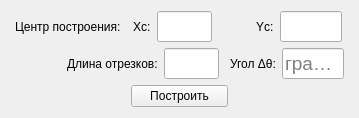
     <widget class="QWidget" name="visualCharacteristicsTab">
      <attribute name="title">
       <string>Визуальные характеристики</string>
      </attribute>
      <layout class="QVBoxLayout" name="verticalLayout_6">
       <item>
        <layout class="QHBoxLayout" name="horizontalLayout_14">
         <item>
          <spacer name="horizontalSpacer_20">
           <property name="orientation">
            <enum>Qt::Horizontal</enum>
           </property>
           <property name="sizeType">
            <enum>QSizePolicy::Fixed</enum>
           </property>
           <property name="sizeHint" stdset="0">
            <size>
             <width>4</width>
             <height>20</height>
            </size>
           </property>
          </spacer>
         </item>
         <item>
          <widget class="QLabel" name="label_7">
           <property name="sizePolicy">
            <sizepolicy hsizetype="Fixed" vsizetype="Preferred">
             <horstretch>0</horstretch>
             <verstretch>0</verstretch>
            </sizepolicy>
           </property>
           <property name="text">
            <string>Центр построения:</string>
           </property>
          </widget>
         </item>
         <item>
          <spacer name="horizontalSpacer_21">
           <property name="orientation">
            <enum>Qt::Horizontal</enum>
           </property>
           <property name="sizeType">
            <enum>QSizePolicy::Fixed</enum>
           </property>
           <property name="sizeHint" stdset="0">
            <size>
             <width>6</width>
             <height>20</height>
            </size>
           </property>
          </spacer>
         </item>
         <item>
          <layout class="QHBoxLayout" name="horizontalLayout_15">
           <item>
            <widget class="QLabel" name="label_8">
             <property name="sizePolicy">
              <sizepolicy hsizetype="Fixed" vsizetype="Preferred">
               <horstretch>0</horstretch>
               <verstretch>0</verstretch>
              </sizepolicy>
             </property>
             <property name="maximumSize">
              <size>
               <width>18</width>
               <height>16777215</height>
              </size>
             </property>
             <property name="text">
              <string>Xc:</string>
             </property>
            </widget>
           </item>
           <item>
            <widget class="QLineEdit" name="lineEdit_Xc">
             <property name="minimumSize">
              <size>
               <width>55</width>
               <height>0</height>
              </size>
             </property>
             <property name="maximumSize">
              <size>
               <width>55</width>
               <height>16777215</height>
              </size>
             </property>
             <property name="font">
              <font>
               <pointsize>14</pointsize>
              </font>
             </property>
            </widget>
           </item>
          </layout>
         </item>
         <item>
          <spacer name="horizontalSpacer_22">
           <property name="orientation">
            <enum>Qt::Horizontal</enum>
           </property>
           <property name="sizeType">
            <enum>QSizePolicy::Fixed</enum>
           </property>
           <property name="sizeHint" stdset="0">
            <size>
             <width>38</width>
             <height>20</height>
            </size>
           </property>
          </spacer>
         </item>
         <item>
          <layout class="QHBoxLayout" name="horizontalLayout_16">
           <property name="spacing">
            <number>6</number>
           </property>
           <item>
            <widget class="QLabel" name="label_9">
             <property name="sizePolicy">
              <sizepolicy hsizetype="Fixed" vsizetype="Preferred">
               <horstretch>0</horstretch>
               <verstretch>0</verstretch>
              </sizepolicy>
             </property>
             <property name="text">
              <string>Yc:</string>
             </property>
            </widget>
           </item>
           <item>
            <widget class="QLineEdit" name="lineEdit_Yc">
             <property name="minimumSize">
              <size>
               <width>62</width>
               <height>0</height>
              </size>
             </property>
             <property name="maximumSize">
              <size>
               <width>62</width>
               <height>16777215</height>
              </size>
             </property>
             <property name="font">
              <font>
               <pointsize>14</pointsize>
              </font>
             </property>
            </widget>
           </item>
          </layout>
         </item>
         <item>
          <spacer name="horizontalSpacer_23">
           <property name="orientation">
            <enum>Qt::Horizontal</enum>
           </property>
           <property name="sizeType">
            <enum>QSizePolicy::Fixed</enum>
           </property>
           <property name="sizeHint" stdset="0">
            <size>
             <width>4</width>
             <height>20</height>
            </size>
           </property>
          </spacer>
         </item>
        </layout>
       </item>
       <item>
        <layout class="QHBoxLayout" name="horizontalLayout_17">
         <item>
          <spacer name="horizontalSpacer_24">
           <property name="orientation">
            <enum>Qt::Horizontal</enum>
           </property>
           <property name="sizeType">
            <enum>QSizePolicy::Fixed</enum>
           </property>
           <property name="sizeHint" stdset="0">
            <size>
             <width>56</width>
             <height>20</height>
            </size>
           </property>
          </spacer>
         </item>
         <item>
          <layout class="QHBoxLayout" name="horizontalLayout_18">
           <property name="sizeConstraint">
            <enum>QLayout::SetDefaultConstraint</enum>
           </property>
           <item>
            <widget class="QLabel" name="label_11">
             <property name="sizePolicy">
              <sizepolicy hsizetype="Fixed" vsizetype="Preferred">
               <horstretch>0</horstretch>
               <verstretch>0</verstretch>
              </sizepolicy>
             </property>
             <property name="text">
              <string>Длина отрезков:</string>
             </property>
            </widget>
           </item>
           <item>
            <widget class="QLineEdit" name="lineEdit_Length">
             <property name="sizePolicy">
              <sizepolicy hsizetype="Expanding" vsizetype="Fixed">
               <horstretch>0</horstretch>
               <verstretch>0</verstretch>
              </sizepolicy>
             </property>
             <property name="minimumSize">
              <size>
               <width>55</width>
               <height>10</height>
              </size>
             </property>
             <property name="maximumSize">
              <size>
               <width>55</width>
               <height>16777215</height>
              </size>
             </property>
             <property name="font">
              <font>
               <pointsize>14</pointsize>
              </font>
             </property>
            </widget>
           </item>
          </layout>
         </item>
         <item>
          <spacer name="horizontalSpacer_26">
           <property name="orientation">
            <enum>Qt::Horizontal</enum>
           </property>
           <property name="sizeType">
            <enum>QSizePolicy::Fixed</enum>
           </property>
           <property name="sizeHint" stdset="0">
            <size>
             <width>5</width>
             <height>20</height>
            </size>
           </property>
          </spacer>
         </item>
         <item>
          <layout class="QHBoxLayout" name="horizontalLayout_19">
           <property name="spacing">
            <number>6</number>
           </property>
           <property name="sizeConstraint">
            <enum>QLayout::SetNoConstraint</enum>
           </property>
           <item>
            <widget class="QLabel" name="label_12">
             <property name="sizePolicy">
              <sizepolicy hsizetype="Fixed" vsizetype="Preferred">
               <horstretch>0</horstretch>
               <verstretch>0</verstretch>
              </sizepolicy>
             </property>
             <property name="text">
              <string>Угол Δθ:</string>
             </property>
            </widget>
           </item>
           <item>
            <widget class="QLineEdit" name="lineEdit_Angle">
             <property name="sizePolicy">
              <sizepolicy hsizetype="Expanding" vsizetype="Fixed">
               <horstretch>0</horstretch>
               <verstretch>0</verstretch>
              </sizepolicy>
             </property>
             <property name="minimumSize">
              <size>
               <width>62</width>
               <height>0</height>
              </size>
             </property>
             <property name="maximumSize">
              <size>
               <width>62</width>
               <height>16777215</height>
              </size>
             </property>
             <property name="font">
              <font>
               <pointsize>14</pointsize>
              </font>
             </property>
             <property name="inputMask">
              <string/>
             </property>
             <property name="placeholderText">
              <string>градусы</string>
             </property>
            </widget>
           </item>
          </layout>
         </item>
         <item>
          <spacer name="horizontalSpacer_27">
           <property name="orientation">
            <enum>Qt::Horizontal</enum>
           </property>
           <property name="sizeType">
            <enum>QSizePolicy::Fixed</enum>
           </property>
           <property name="sizeHint" stdset="0">
            <size>
             <width>4</width>
             <height>20</height>
            </size>
           </property>
          </spacer>
         </item>
        </layout>
       </item>
       <item>
        <layout class="QHBoxLayout" name="horizontalLayout_20">
         <item>
          <spacer name="horizontalSpacer_28">
           <property name="orientation">
            <enum>Qt::Horizontal</enum>
           </property>
           <property name="sizeType">
            <enum>QSizePolicy::Fixed</enum>
           </property>
           <property name="sizeHint" stdset="0">
            <size>
             <width>120</width>
             <height>20</height>
            </size>
           </property>
          </spacer>
         </item>
         <item>
          <widget class="QPushButton" name="buildVisualButton">
           <property name="text">
            <string>Построить</string>
           </property>
          </widget>
         </item>
         <item>
          <spacer name="horizontalSpacer_29">
           <property name="orientation">
            <enum>Qt::Horizontal</enum>
           </property>
           <property name="sizeType">
            <enum>QSizePolicy::Fixed</enum>
           </property>
           <property name="sizeHint" stdset="0">
            <size>
             <width>120</width>
             <height>20</height>
            </size>
           </property>
          </spacer>
         </item>
        </layout>
       </item>
      </layout>
     </widget>
